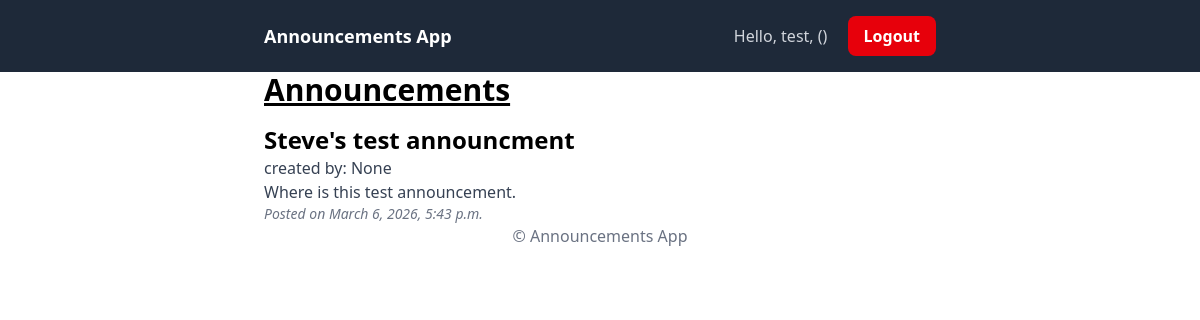
The page /announcements/ (signed in) on the database as committed earlier.
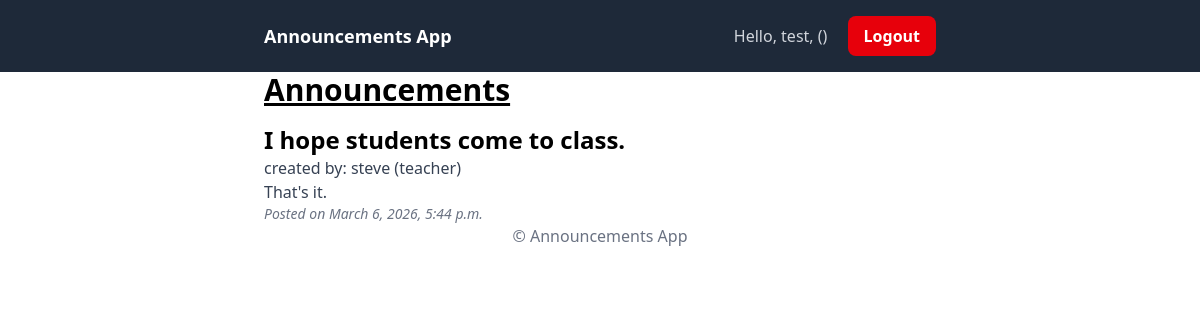
The same page on the database as committed later.
### core/models.py (models this page shows)
class User(AbstractUser):
    ROLE_CHOICES = (
        ('teacher', 'Teacher'),
        ('student', 'Student'),
    )
    role = models.CharField(max_length=10, choices=ROLE_CHOICES)
    def __str__(self):
        return f"{self.username} ({self.role})"

### announcements/models.py (models this page shows, shortened)
class Announcement(models.Model):
    title = models.CharField(max_length=100)
    message = models.TextField()
    created_by = models.ForeignKey(
        settings.AUTH_USER_MODEL, # this is the model for the user
        on_delete=models.CASCADE,
        null=True,
        blank=True)
    created_at = models.DateTimeField(auto_now_add=True)
    updated_at = models.DateTimeField(auto_now=True)

### announcements/views.py (the view)
# urls.py: path('', announcement_list, name='announcement_list'),
@login_required
def announcement_list(request):
    announcements = Announcement.objects.all().order_by('-created_at')
    return render(
        request,
        'announcements/announcement_list.html',
        {'announcements': announcements}
    )

### announcements/templates/announcements/announcement_list.html (shortened to what this page needs)
{% extends "base.html" %}
{% block content %}
<div class="max-w-2xl mx-auto px-4 md:px-0">
    <div class="flex justify-between items-center mb-4">
        <h1 class="text-3xl font-bold underline">
            Announcements
        </h1>
    </div>
    <section>
        <ul>
          {% for announcement in announcements %}
            <li>
              <h2 class="text-2xl font-semibold mt-4">
                  {{ announcement.title }}
              </h2>
              <p class="text-gray-700">
                  created by: {{ announcement.created_by }}
              </p>
              <p class="text-gray-700">
                  {{ announcement.message }}
              </p>
              <p
                  class="text-gray-500 text-sm"
              ><em>Posted on {{ announcement.created_at }}</em></p>
            </li>
          {% empty %}
            <li>No announcements available.</li>
          {% endfor %}
        </ul>
    </section>
{% endblock %}

### templates/base.html (shortened to what this page needs)
<!doctype html>
<html>
  <head>
    <script src="https://cdn.jsdelivr.net/npm/@tailwindcss/browser@4"></script>
  </head>
  <body>
    <header>
        {% block header %}
        <nav class="bg-gray-800 p-4">
                <div class="max-w-2xl mx-auto flex justify-between items-center">
                    <a href="" class="text-white text-lg font-semibold">
                        Announcements App
                    </a>
                    {% if user.is_authenticated %}
                    <div>
                        <form method="post" action="{% url 'logout' %}">
                            <span class="text-gray-300 mr-4">
                                Hello, {{user.username}}, ({{user.role}})
                            </span>
                            <button type="submit" class="px-4 py-2 bg-red-600 text-white font-semibold rounded-lg hover:bg-red-700 focus:outline-none focus:ring-2 focus:ring-red-500 focus:ring-offset-2">
                                Logout
                            </button>
                        </form>
                    </div>
                    {% endif %}
                </div>
        </nav>
        {% endblock %}
    </header>
    <main>
        {% block content %}{% endblock %}
    </main>
    <footer>
        {% block footer %}
            <p class="text-center text-gray-500">
                &copy; Announcements App
            </p>
        {% endblock %}
    </footer>
  </body>
</html>

Rows that differ between the two databases and show on the page:
removed Announcement: title "Steve's test announcment", created_by "None", message "Where is this test announcement.", created_at "March 6, 2026, 5:43 p.m."
added Announcement: title "I hope students come to class.", created_by "steve (teacher)", message "That's it.", created_at "March 6, 2026, 5:44 p.m."
